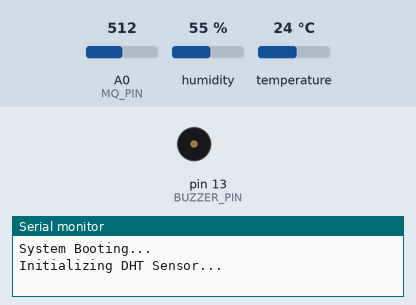
This sketch was run on a simulated Arduino Uno, built with avr-gcc and run on an emulated ATmega328P. On the bench: buzzer (waves = sounding, pin HIGH), the last lines printed to the serial monitor. Inputs (shaded band) come from the test bench; at power-on: A0 (MQ_PIN) = 512, humidity 55 %, temperature 24 °C.

Above: at 0.4 s.
At 2.4 s:
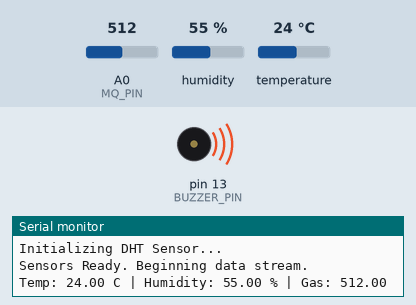
Timing chart, 0 to 3.9 s (numbered marks = the images above):
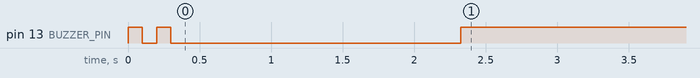

The sketch:

arduino_node.ino
```cpp
/*
 * AI Air Quality Monitor - Arduino Sensor Node
 *
 * Hardware Requirements:
 * 1. Arduino Uno / Nano / ESP32 / ESP8266
 * 2. DHT11 or DHT22 Temperature & Humidity Sensor (Data pin connected to D2)
 * 3. MQ-135 or MQ-2 Gas Sensor (Analog Out connected to A0)
 *
 * Dependencies:
 * - "DHT sensor library" by Adafruit (Install via Arduino Library Manager)
 * - "Adafruit Unified Sensor" (Usually installed alongside the DHT library)
 */

#include "DHT.h"

// --- Hardware Pin Configurations ---
#define DHTPIN 8      // Digital pin connected to the DHT sensor (D8)
#define DHTTYPE DHT11  // Change to DHT22 if using a DHT22 sensor
#define MQ_PIN A0      // Analog pin connected to the MQ Gas Sensor (A0)
#define BUZZER_PIN 13   // Buzzer connected to pin 10
#define GAS_ALARM_THRESHOLD 200 // Trigger buzzer if gas level exceeds this

// Initialize DHT sensor instance
DHT dht(DHTPIN, DHTTYPE);

void setup() {
  // MUST match the BAUD_RATE found in backend's serial_reader.py (115200)
  Serial.begin(115200);

  pinMode(BUZZER_PIN, OUTPUT);

  // Wait for the serial port to connect (required for native USB boards like Leonardo/ESP32)
  while (!Serial) {
    ;
  }

  Serial.println("System Booting...");

  // Startup beep
  digitalWrite(BUZZER_PIN, HIGH);
  delay(100);
  digitalWrite(BUZZER_PIN, LOW);
  delay(100);
  digitalWrite(BUZZER_PIN, HIGH);
  delay(100);
  digitalWrite(BUZZER_PIN, LOW);

  Serial.println("Initializing DHT Sensor...");

  // Start the DHT sensor
  dht.begin();

  // Optional: Allow sensors to warm up slightly
  delay(2000);
  Serial.println("Sensors Ready. Beginning data stream.");
}

void loop() {
  // 1. Read Temperature & Humidity from DHT sensor
  // Reading temperature or humidity takes about 250 milliseconds
  float humidity = dht.readHumidity();
  float temperature = dht.readTemperature(); // Read temperature as Celsius

  // Check if any DHT reads failed and exit early (to try again next loop).
  if (isnan(humidity) || isnan(temperature)) {
    Serial.println("Error: Failed to read from DHT sensor! Check wiring.");
    delay(2000); // Wait 2 seconds before retrying
    return;
  }

  // 2. Read Gas level from MQ Sensor
  // Returns an analog value between 0-1023 (or 0-4095 on ESP32) representing gas concentration
  float gasLevel = analogRead(MQ_PIN);

  // 3. Trigger Gas Alarm if threshold is exceeded
  if (gasLevel > GAS_ALARM_THRESHOLD) {
    digitalWrite(BUZZER_PIN, HIGH);
  } else {
    digitalWrite(BUZZER_PIN, LOW);
  }

  // 4. Transmit data to the Python Backend
  // The Python backend uses forgiving smart-regex, meaning we can include debug text
  // as long as the numbers appear in exactly this order: Temperature, Humidity, Gas Level.

  Serial.print("Temp: ");
  Serial.print(temperature);
  Serial.print(" C | Humidity: ");
  Serial.print(humidity);
  Serial.print(" % | Gas: ");
  Serial.println(gasLevel);

  // 4. Delay between readings
  // DHT11 sensors generally only update their readings once every 2 seconds.
  delay(2000);
}
```

Measured:
- by itself, pin 13 (BUZZER_PIN): HIGH → LOW at 0.10 s, → HIGH 0.10 s later, → LOW 0.10 s later, → HIGH 2.0 s later
